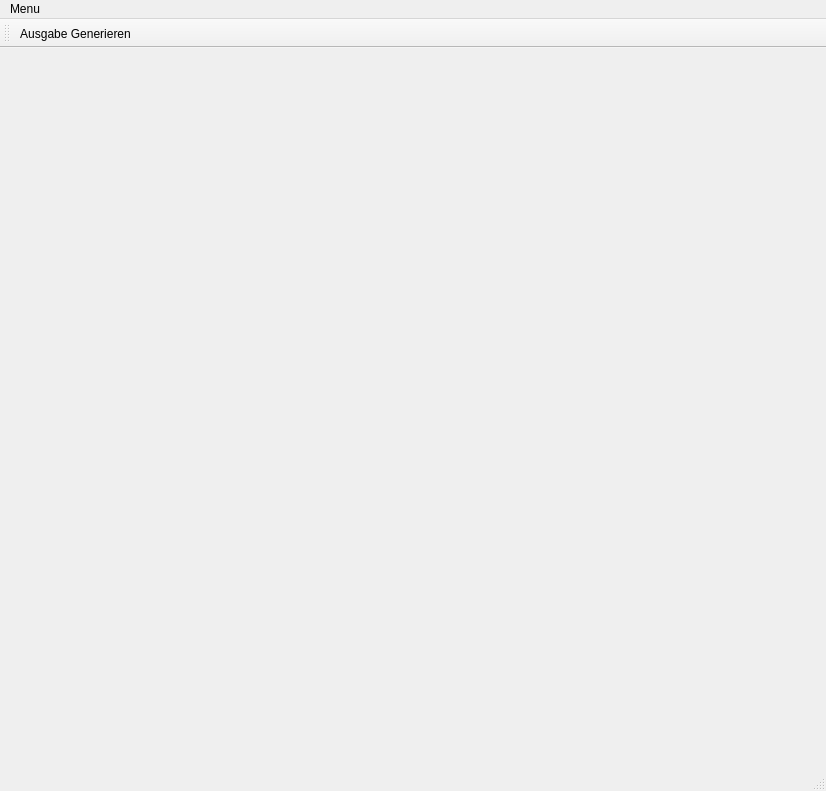
<?xml version="1.0" encoding="UTF-8"?>
<ui version="4.0">
 <class>MainWindow</class>
 <widget class="QMainWindow" name="MainWindow">
  <property name="geometry">
   <rect>
    <x>0</x>
    <y>0</y>
    <width>826</width>
    <height>791</height>
   </rect>
  </property>
  <property name="windowTitle">
   <string>MainWindow</string>
  </property>
  <widget class="QWidget" name="centralWidget">
   <layout class="QHBoxLayout" name="horizontalLayout"/>
  </widget>
  <widget class="QMenuBar" name="menuBar">
   <property name="geometry">
    <rect>
     <x>0</x>
     <y>0</y>
     <width>826</width>
     <height>22</height>
    </rect>
   </property>
   <widget class="QMenu" name="menuMenu">
    <property name="title">
     <string>Menu</string>
    </property>
    <addaction name="addTextfield"/>
    <addaction name="addTable"/>
    <addaction name="addBool"/>
    <addaction name="addPicture"/>
   </widget>
   <addaction name="menuMenu"/>
  </widget>
  <widget class="QToolBar" name="mainToolBar">
   <attribute name="toolBarArea">
    <enum>TopToolBarArea</enum>
   </attribute>
   <attribute name="toolBarBreak">
    <bool>false</bool>
   </attribute>
   <addaction name="generateOutput"/>
  </widget>
  <widget class="QStatusBar" name="statusBar"/>
  <action name="addTextfield">
   <property name="text">
    <string>Neues Textfeld</string>
   </property>
  </action>
  <action name="addTable">
   <property name="text">
    <string>Neue Tabelle</string>
   </property>
  </action>
  <action name="addBool">
   <property name="text">
    <string>Neue JaNein Auswahl</string>
   </property>
  </action>
  <action name="addPicture">
   <property name="text">
    <string>Neues Bild</string>
   </property>
  </action>
  <action name="generateOutput">
   <property name="text">
    <string>Ausgabe Generieren</string>
   </property>
   <property name="toolTip">
    <string>Ausgabe Generieren</string>
   </property>
  </action>
 </widget>
 <layoutdefault spacing="6" margin="11"/>
 <resources/>
 <connections/>
</ui>
